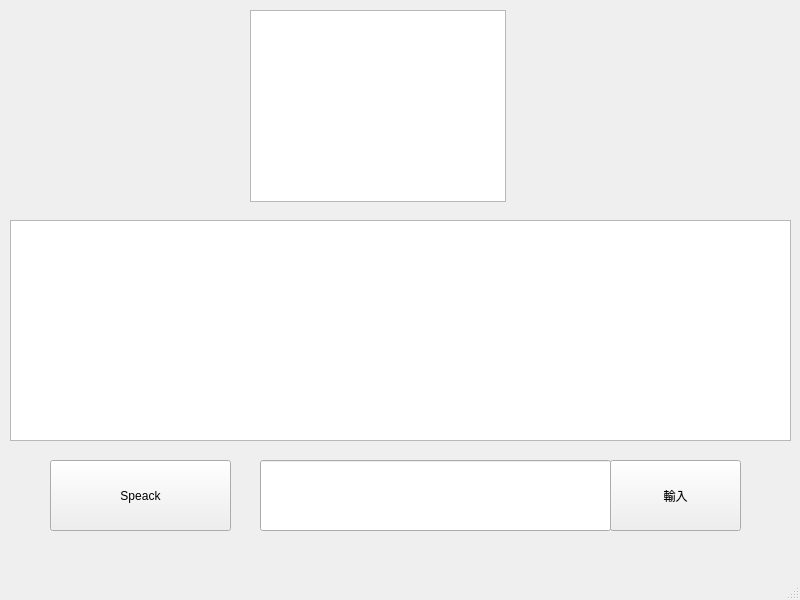
<?xml version="1.0" encoding="UTF-8"?>
<ui version="4.0">
 <class>MainWindow</class>
 <widget class="QMainWindow" name="MainWindow">
  <property name="geometry">
   <rect>
    <x>0</x>
    <y>0</y>
    <width>800</width>
    <height>600</height>
   </rect>
  </property>
  <property name="windowTitle">
   <string>MainWindow</string>
  </property>
  <widget class="QWidget" name="centralwidget">
   <widget class="QPushButton" name="speackbtn">
    <property name="geometry">
     <rect>
      <x>50</x>
      <y>460</y>
      <width>181</width>
      <height>71</height>
     </rect>
    </property>
    <property name="text">
     <string>Speack</string>
    </property>
   </widget>
   <widget class="QGraphicsView" name="graphicsView">
    <property name="geometry">
     <rect>
      <x>250</x>
      <y>10</y>
      <width>256</width>
      <height>192</height>
     </rect>
    </property>
   </widget>
   <widget class="QLineEdit" name="lineEdit">
    <property name="geometry">
     <rect>
      <x>260</x>
      <y>460</y>
      <width>351</width>
      <height>71</height>
     </rect>
    </property>
   </widget>
   <widget class="QPushButton" name="enterbtn">
    <property name="geometry">
     <rect>
      <x>610</x>
      <y>460</y>
      <width>131</width>
      <height>71</height>
     </rect>
    </property>
    <property name="text">
     <string>輸入</string>
    </property>
   </widget>
   <widget class="QTextEdit" name="resulttext">
    <property name="geometry">
     <rect>
      <x>10</x>
      <y>220</y>
      <width>781</width>
      <height>221</height>
     </rect>
    </property>
    <property name="readOnly">
     <bool>true</bool>
    </property>
   </widget>
  </widget>
  <widget class="QMenuBar" name="menubar">
   <property name="geometry">
    <rect>
     <x>0</x>
     <y>0</y>
     <width>800</width>
     <height>21</height>
    </rect>
   </property>
  </widget>
  <widget class="QStatusBar" name="statusbar"/>
 </widget>
 <resources/>
 <connections/>
</ui>
